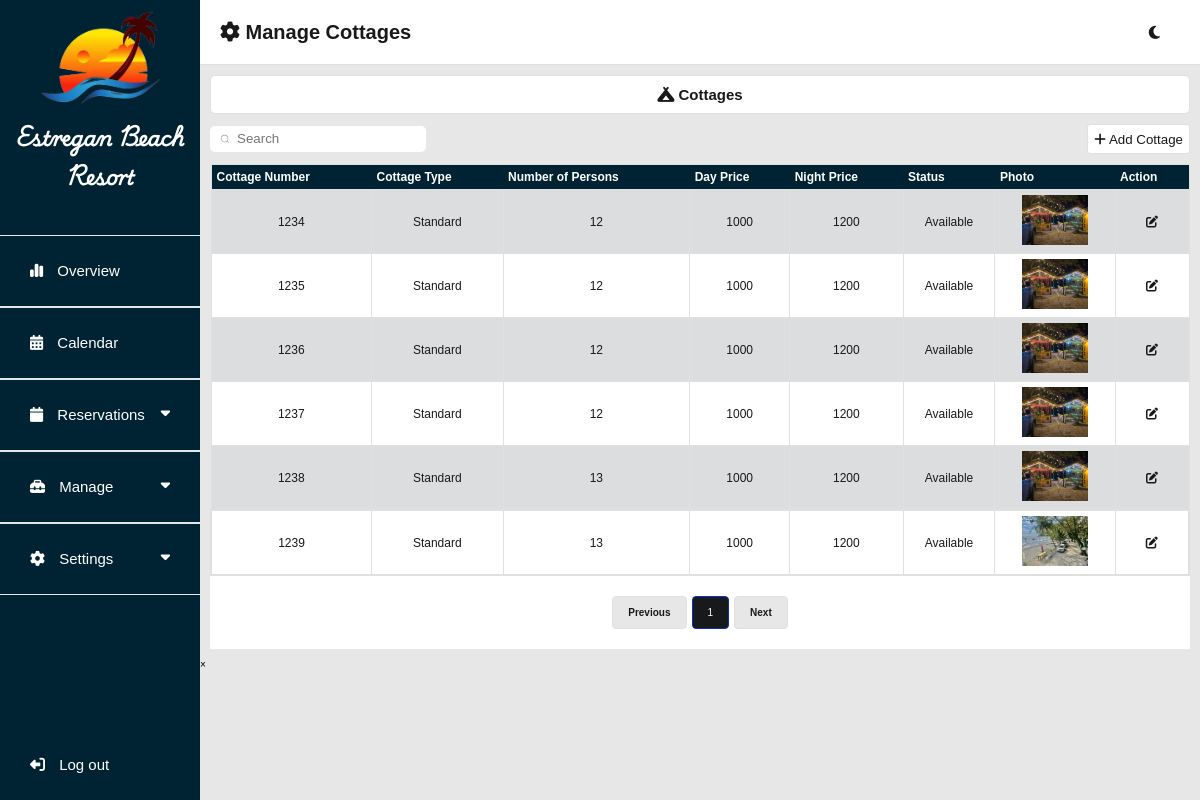
Screenshot of /admin/dashboardCottages.php (signed in) with the database file from the repository.
### tables this page shows
CREATE TABLE `cottage_tbl` (
  `cottage_id` int(11) NOT NULL,
  `cottage_status` varchar(255) NOT NULL,
  `cottage_number` bigint(255) NOT NULL,
  `cottage_type` varchar(255) NOT NULL,
  `number_of_person` int(255) NOT NULL,
  `day_price` bigint(255) NOT NULL,
  `night_price` bigint(255) NOT NULL,
  `cottage_photo` varchar(255) NOT NULL
);

### admin/manageCottages.php (the view, shortened to what this page needs)
<?php
include 'db_connect.php';
$items_per_page = 6;
$current_page = isset($_GET['page']) ? (int) $_GET['page'] : 1;
$search_term = isset($_GET['search']) ? mysqli_real_escape_string($con, $_GET['search']) : '';
$start_item = ($current_page - 1) * $items_per_page;
$total_items_query = "SELECT COUNT(*) FROM cottage_tbl WHERE CONCAT(cottage_number, cottage_type, number_of_person, day_price, night_price, cottage_status) LIKE '%$search_term%'";
$total_items_result = mysqli_query($con, $total_items_query);
$total_items = mysqli_fetch_array($total_items_result)[0];
$total_pages = ceil($total_items / $items_per_page);
$fetchdata = "SELECT * FROM cottage_tbl WHERE CONCAT(cottage_number, cottage_type, number_of_person, day_price, night_price, cottage_status) LIKE '%$search_term%' ORDER BY cottage_id DESC LIMIT $start_item, $items_per_page";
$result = mysqli_query($con, $fetchdata);
?>
<div class="container">
    <div class="header-label">
        <label><i class="fa-solid fa-campground"></i> Cottages</label>
    </div>
    <div class="under-buttons-container">
        <div class="group">
            <input type="search" id="search-input" class="search-input" placeholder="Search">
        </div>
        <div class="add-reservation">
            <button onclick="window.location.href = 'cottage_adding.php'" name="add-reservation"><i class="fa-solid fa-plus"></i> Add Cottage</button>
        </div>
    </div>
    <form method="post" action="">
        <table id="cottage-table">
            <thead>
                <tr>
                    <th>Cottage Number</th>
                    <th>Cottage Type</th>
                    <th>Number of Persons</th>
                    <th>Day Price</th>
                    <th>Night Price</th>
                    <th>Status</th>
                    <th>Photo</th>
                    <th>Action</th>
                </tr>
            </thead>
            <tbody id="cottage-table-body">
                <?php while ($row = mysqli_fetch_assoc($result)) { ?>
                <tr>
                    <td><?php echo $row['cottage_number']; ?></td>
                    <td><?php echo $row['cottage_type']; ?></td>
                    <td><?php echo $row['number_of_person']; ?></td>
                    <td><?php echo $row['day_price']; ?></td>
                    <td><?php echo $row['night_price']; ?></td>
                    <td><?php echo $row['cottage_status']; ?></td>
                    <td><img class="cottage-image" onclick="openFullScreen()" src="<?php echo $row['cottage_photo']; ?>"></td>
                    <td class="edit-btn-holder">
                        <div class="edit-btn">
                            <a name="manage" href="edit_cottage.php?manage_id=<?php echo $row['cottage_id']; ?>"><i class="fa-solid fa-pen-to-square"></i></a>
                        </div>
                    </td>
                </tr>
                <?php } ?>
            </tbody>
        </table>
    </form>
    <div class="pagination">
        <?php if ($current_page > 1): ?>
            <a href="?page=<?php echo $current_page - 1; ?>&search=<?php echo urlencode($search_term); ?>" class="prev">Previous</a>
        <?php else: ?>
            <a href="#" class="disabled prev">Previous</a>
        <?php endif; ?>
        <?php for ($i = 1; $i <= $total_pages; $i++): ?>
            <a href="?page=<?php echo $i; ?>&search=<?php echo urlencode($search_term); ?>" <?php if ($i == $current_page) echo 'class="active"'; ?>>
                <?php echo $i; ?>
            </a>
        <?php endfor; ?>
        <?php if ($current_page < $total_pages): ?>
            <a href="?page=<?php echo $current_page + 1; ?>&search=<?php echo urlencode($search_term); ?>" class="next">Next</a>
        <?php else: ?>
            <a href="#" class="disabled next">Next</a>
        <?php endif; ?>
    </div>
</div>
<div id="fullscreen-overlay">
    <span class="close" onclick="closeFullScreen()">&times;</span>
</div>

### admin/css/header.css (style rules this page uses)
* { margin: 0; font-family: 'Trebuchet MS', 'Lucida Sans Unicode', 'Lucida Grande', 'Lucida Sans', Arial, sans-serif; box-sizing: none; }
button { cursor: pointer; }

### admin/css/main.css (style rules this page uses)
* { margin: 0; font-family: 'Trebuchet MS', 'Lucida Sans Unicode', 'Lucida Grande', 'Lucida Sans', Arial, sans-serif; }
body { background-color: var(--first-color2); }
button { cursor: pointer; }
a { cursor: pointer; }
:root { --first-color: white; --first-color2: #E7E7E7; --second-color: #EAE2B7; --fourth-color: #F77F00; --seventh-color: #18191A; --seventh-color2: #e0e0e0; --seventh-color3: #e0e0e0; --select-color: #F77F00; --select-color2: #cd6a00; --booknow-text: #ffffff; --booknow-text2: #242526; --booknow-border: #F77F00; --reservation-titleborder: #18191A; --box-shadow: #b4b4b4; --after-input: #effaff; --water-border: #EAE2B7; --water-color: #0d2cc5; --pure-white: white; --third-color: #FCBF49; --fifth-color: #D62828; --sixth-color: #00527e; --seventh-color4: #757575; --eight-color: #002334; --eight-color2: #001824; --reservation-title: #18191A; --reservation-text: white; --gray-button: rgba(220, 220, 220, 0.849); font-size: 62.5%; --tdeven-color: #0023340c; --proceed-color: white; --proceed-bgcolor: #00527e; --cancel-color: white; --cancel-bgcolor: #D62828; --fixed-color: #effaff; --graph-title-color: #777; --legend-text-color: #777; --tooltip-bg-color: #333333; --tooltip-title-color: #ffffff; --tooltip-body-color: #ffffff; --axis-title-color: #777; --axis-ticks-color: #777; }

### admin/css/dashboard.css (style rules this page uses)
.container { margin: 10px; }
.header-label { background-color: var(--first-color); display: flex; justify-content: center; align-items: center; padding: 10px; margin-bottom: 10px; border-radius: 5px; border: 1px solid var(--seventh-color3); }
.header-label label { font-weight: bold; font-size: 1.5rem; color: var(--seventh-color); }
.under-buttons-container { display: flex; justify-content: space-between; align-items: center; margin-bottom: 10px; }
.group { display: flex; align-items: center; position: relative; max-width: 250px; }
.search-input { width: 100%; line-height: 22px; padding: 0 1rem; padding-left: 2.5rem; border: 2px solid transparent; border-radius: 5px; outline: none; background-color: var(--first-color); color: #0d0c22; transition: .3s ease; }
.icon { position: absolute; left: 1rem; fill: #9e9ea7; width: 1rem; height: 1rem; }
.add-reservation button { background-color: var(--first-color); color: var(--seventh-color); border: 1px solid var(--seventh-color3); border-radius: 3px; height: 30px; }
.edit-btn a { color: var(--seventh-color); }
table { border-collapse: collapse; width: 100%; overflow-y: scroll; font-size: 1.2rem; border: 1px solid var(--seventh-color3); }
table th { text-align: start; height: 5px; padding: 5px; background-color: var(--eight-color); color: var(--pure-white); top: 0; position: -webkit-sticky; position: sticky; }
table td { text-align: center; padding: 5px; border: 1px solid var(--first-color2); background-color: var(--first-color); color: var(--seventh-color); border: 1px solid var(--seventh-color3); }
tbody tr:nth-of-type(odd) td { background-color: var(--tdeven-color); }
tbody tr:last-of-type { border: 2px solid var(--seventh-color3); }
table img { height: 50px; width: auto; }
.pagination { display: flex; justify-content: center; padding: 20px 0; background-color: var(--first-color); }
.pagination a { display: inline-block; padding: 10px 15px; margin: 0 5px; text-decoration: none; color: var(--seventh-color); border: 1px solid var(--seventh-color3); border-radius: 4px; background-color: var(--first-color); transition: background-color 0.3s, color 0.3s, border-color 0.3s; }
.pagination a.active { background-color: var(--seventh-color); color: var(--first-color); border-color: var(--water-color); }
.pagination a.disabled { color: var(--seventh-color); cursor: not-allowed; pointer-events: none; background-color: var(--first-color2); border-color: var(--seventh-color3); }
.pagination a.prev, .pagination a.next { font-weight: bold; }
.pagination a+a { margin-left: 0; }

### rows the page displays
cottage_tbl: cottage_number "1234", cottage_type "Standard", number_of_person "12", day_price "1000", night_price "1200", cottage_status "Available", cottage_photo (picture)
cottage_tbl: cottage_number "1235", cottage_type "Standard", number_of_person "12", day_price "1000", night_price "1200", cottage_status "Available", cottage_photo (picture)
cottage_tbl: cottage_number "1236", cottage_type "Standard", number_of_person "12", day_price "1000", night_price "1200", cottage_status "Available", cottage_photo (picture)
cottage_tbl: cottage_number "1237", cottage_type "Standard", number_of_person "12", day_price "1000", night_price "1200", cottage_status "Available", cottage_photo (picture)
cottage_tbl: cottage_number "1238", cottage_type "Standard", number_of_person "13", day_price "1000", night_price "1200", cottage_status "Available", cottage_photo (picture)
cottage_tbl: cottage_number "1239", cottage_type "Standard", number_of_person "13", day_price "1000", night_price "1200", cottage_status "Available", cottage_photo (picture)
